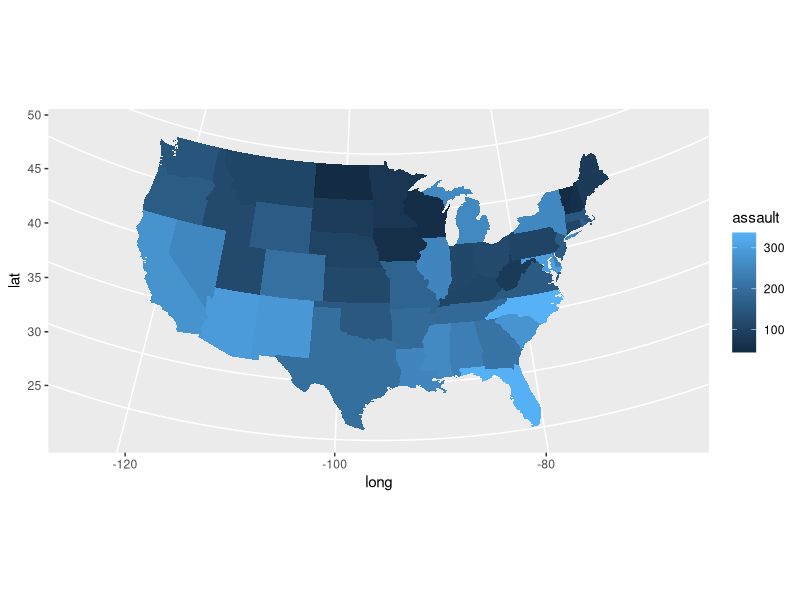
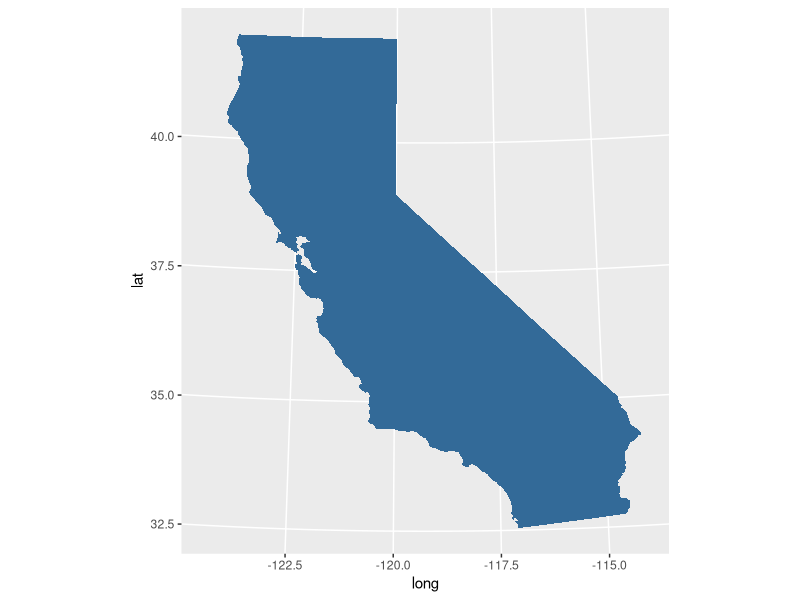

These charts were generated, in order, by the following R code:
library("maps")
library("ggplot2")
library("mapproj")

crimes <- data.frame(state = tolower(rownames(USArrests)), USArrests)
crimesm <- reshape2::melt(crimes, id = 1)
# See http://ggplot2.tidyverse.org/reference/map_data.html for details
states <- map_data("state")

arrests <- USArrests
names(arrests) <- tolower(names(arrests))
arrests$region <- tolower(rownames(USArrests))

choro <- merge(states, arrests, sort = FALSE, by = "region")
choro <- choro[order(choro$order), ]
ggplot(choro, aes(long, lat)) +
  geom_polygon(aes(group = group, fill = assault)) +
  coord_map("albers",  at0 = 45.5, lat1 = 29.5)


# Make a similar map for california
cali <- subset(states, region == 'california')
cali_arrests <- subset(arrests, region == 'california')
cali_choro <- merge(cali, cali_arrests, sort = FALSE, by = "region")
ggplot(cali_choro, aes(long, lat)) +
  geom_polygon(aes(group = group, fill = assault)) +
  coord_map("albers",  at0 = 45.5, lat1 = 29.5) +
  guides(fill=FALSE)
